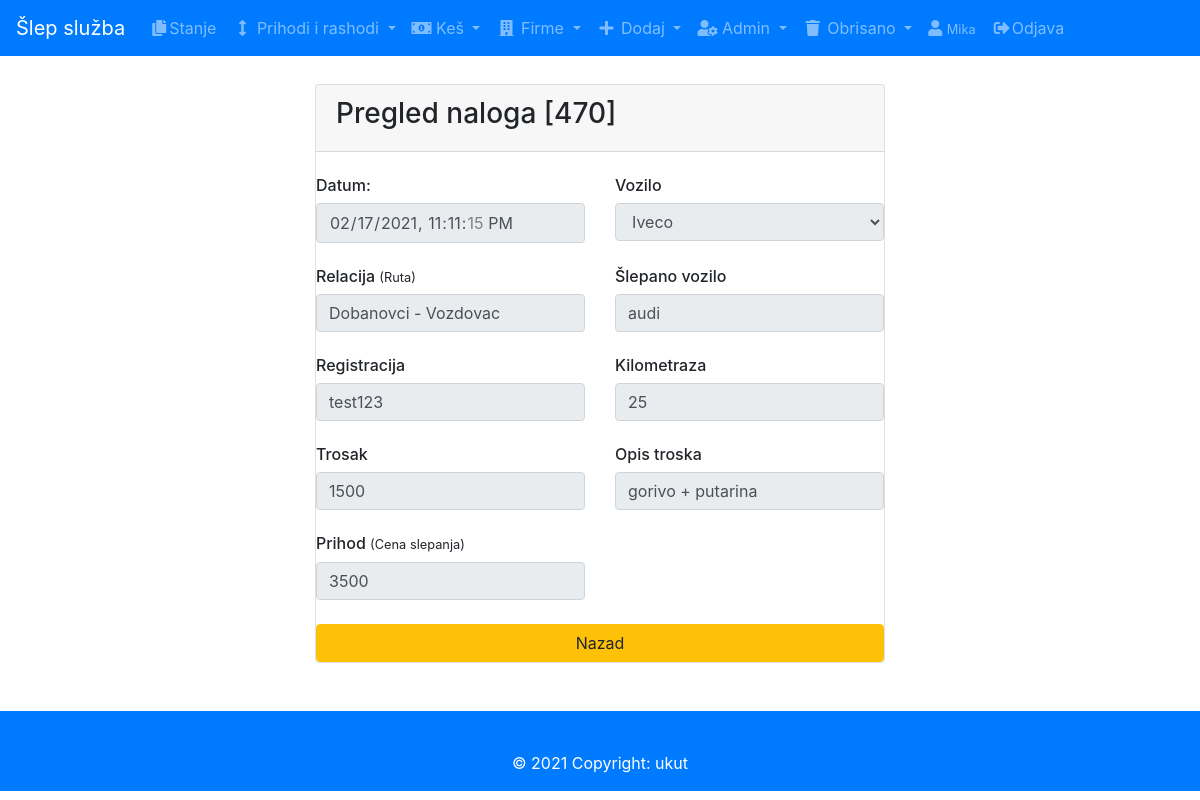
/preview.php?id=470 (signed in), run on the app's committed database.
### tables this page shows
CREATE TABLE `nalog` (
  `idnalog` int(11) NOT NULL,
  `relacija` varchar(45) DEFAULT NULL,
  `registracija` varchar(45) DEFAULT NULL,
  `vozilo` varchar(45) DEFAULT NULL,
  `trosak` int(10) DEFAULT NULL,
  `opisTroska` varchar(45) DEFAULT NULL,
  `km` int(10) DEFAULT NULL,
  `slepVozilo` int(3) DEFAULT NULL,
  `prihod` int(10) DEFAULT NULL,
  `datum` datetime DEFAULT NULL,
  `kreirao` int(2) DEFAULT NULL,
  `del` int(1) NOT NULL DEFAULT 0
);

CREATE TABLE `vozila` (
  `idvozila` int(11) NOT NULL,
  `ime` varchar(45) DEFAULT NULL,
  `status` int(1) DEFAULT NULL
);

### preview.php (the view, shortened to what this page needs)
<?php
require 'header.php';
require 'db.php';
$id = $_GET['id'];
$preview = 'SELECT * FROM nalog where idnalog=:id';
$statment = $connection->prepare($preview);
$statment->execute([':id' => $id]);
$nalog = $statment->fetch(PDO::FETCH_OBJ);
$v = $nalog->slepVozilo;
$q = "select * from vozila where idvozila = :v";
$stat=$connection->prepare($q);
$stat->execute([':v' => $v]);
$sVozilo = $stat->fetch(PDO::FETCH_OBJ);
$i = $nalog->datum;
$vr_ulaska= date("Y-m-d\TH:i:s", strtotime($i));
?>
<div class="container col-md-6 text-justify">
<div class="card mt-1">
    <div class="card-header">
      <h3>Pregled naloga [<?= $id;?>]</h3>
    </div>
      <form method="post" action="add.php">
                        <br>
                        <div class="row">
                               <div class="col-md-6">
                                <h6>Datum:</h6>
                                    <input readonly type="datetime-local" class="form-control"  value="<?= $vr_ulaska?>">
                                </div>
                                <div class="col-md-6">
                                <h6>Vozilo</h6>
                                    <select class="form-control" readonly>
                                      <option value="<?= $sVozilo->idvozila;?>">
                                        <?= $sVozilo->ime;?>
                                      </option>
                                    </select>
                                </div>
                        </div>
                        <br>
                          <div class="row">
                                 <div class="col-md-6">
                                <h6>Relacija <small>(Ruta)</small></h6>
                                    <input type="text" class="form-control input-lg" readonly value="<?=$nalog->relacija?>">
                            </div>
                                 <div class="col-md-6">
                                <h6>Šlepano vozilo</h6>
                                    <input type="text" class="form-control input-lg" readonly value="<?=$nalog->vozilo?>">
                            </div>
                        </div>
                        <br>
                          <div class="row">
                               <div class="col-md-6">
                                <h6>Registracija</h6>
                                    <input type="text" class="form-control input-lg" readonly value="<?=$nalog->registracija?>">
                            </div>
                               <div class="col-md-6">
                                <h6>Kilometraza</h6>
                                    <input type="text" class="form-control" readonly value="<?=$nalog->km?>">
                                </div>
                        </div>
                        <br>
                          <div class="row">
                               <div class="col-md-6">
                                <h6>Trosak</h6>
                                    <input type="text" class="form-control" required  readonly value="<?=$nalog->trosak?>" >
                                </div>
                           <div class="col-md-6">
                                <h6>Opis troska</h6>
                                    <input type="text" class="form-control input-lg" readonly value="<?=$nalog->opisTroska?>">
                            </div>
                        </div>
                        <br>
                         <div class="row">
                               <div class="col-md-6">
                                <h6>Prihod <small>(Cena slepanja)</small></h6>
                                    <input type="text" class="form-control" readonly value="<?=$nalog->prihod?>" >
                                </div>
                        </div><br>
                    </form>
                    <?php
  $url = htmlspecialchars($_SERVER['HTTP_REFERER']);
  echo "<a class='btn btn-warning' href='$url'>Nazad</a>";
?>
    </div>
  </div>
<?php require 'footer.php'; ?>

### data on the page
nalog: datum "02/17/2021 23:11:15", relacija "Dobanovci - Vozdovac", vozilo "audi", registracija "test123", km "25", trosak "1500", opisTroska "gorivo + putarina", prihod "3500"
vozila: ime "Iveco"

### other printed values
$_SESSION['name'] "Mika"
$id "470"
